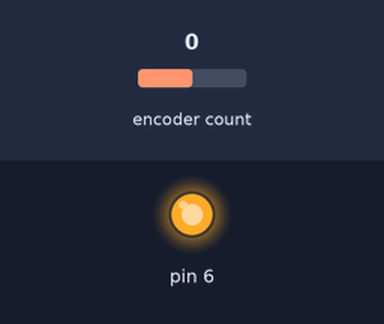
Bench run of a sketch on a simulated Arduino Uno, built with avr-gcc and run on an emulated ATmega328P. Shown: output pins drawn as LEDs (lit = HIGH). The test bench sets the inputs (shaded band); at power-on: encoder count 0.

Above: at 0.1 s.
Timing chart, 0 to 1.6 s (numbered marks = the images above):
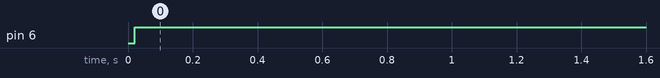

Measured:
- by itself, pin 6: LOW → HIGH at 0.02 s

The sketch:

Library_Test.ino
```cpp
#include "DC_MotorwEnc_Control.h"

DC_Motor motor1 = DC_Motor(6, 7, 8, 2, 3, 1925);

void setup() {
  motor1.initializeStates();
}

void loop() {
  motor1.setPwm(255);

}
```

DC_MotorwEnc_Control.cpp
```cpp
#include "DC_MotorwEnc_Control.h"


DC_Motor::DC_Motor(int pin1, int pin2, int pin_en, int pinA, int pinB, int clicks)
{
	Encoder temp(pinA, pinB);
	encoder = &temp;
	in1 = pin1;
	in2 = pin2;
	en = pin_en;
	encA = pinA;
	encB = pinB;
	CPR = clicks;
}

void DC_Motor::updateStates()//updates states one iteration
{

	for (int i = 2; i > 0; i--)
	{
		for (int j = 0; j < 4; j++)
		{
			states[j][i] = states[j][i-1]; //pushing states back
		}

	}

	states[0][0] = encoder->read();
	states[3][0] = millis();

	states[1][0] = (states[0][0] - states[0][1]) / (states[3][0] - states[3][1]); //new velocity
	states[2][0] = (states[1][0] - states[1][1]) / (states[3][0] - states[3][1]); //new acceleration


}

void DC_Motor::initializeStates()//runs through and fills initial state matrix, although, could probably just give time row values
{

	states[0][2] = encoder->read();
	states[3][2] = millis();
	delay(10);


	states[0][1] = encoder->read();
	states[3][1] = millis();
	delay(10);

	states[1][1] = (states[0][1] - states[0][2]) / (states[3][1] - states[3][2]); //differentiating velocity, in units of clicks per milli

	states[0][0] = encoder->read();
	states[3][0] = millis();

	states[1][0] = (states[0][0] - states[0][1]) / (states[3][0] - states[3][1]); //differentiating velocity, in units of clicks per milli

	states[2][0] = (states[1][0] - states[1][1]) / (states[3][0] - states[3][1]); //differentiating acceleration, in units of clicks per milli^2

	states[2][2] = 0;
	states[2][1] = 0;

	states[1][2] = 0;

}

void DC_Motor::speedControl(double desSpeed)
{
	updateStates();
	double err[2] = { desSpeed - states[1][0], desSpeed - states[1][1] };
	setPwm(currentPwm + (kp_vel * err[0] + kd_vel*(err[1]-err[0])/(states[3][0]-states[3][1])));
}

void DC_Motor::angleControl(double desAngle)
{
	updateStates();
	double err[2] = { desAngle - states[0][0], desAngle - states[0][1] };
	setPwm(kp_ang * err[0] + kd_ang*(err[1] - err[0]) / (states[3][0] - states[3][1]));

}

void DC_Motor::setPwm(double pwm)
{

	if (pwm > 255)
	{
		pwm = 255.;
	}
	else if (pwm < -255) //saturation conditions. Maybe flash led to indicate saturation?? Later
	{
		pwm = -255;
	}

	if (pwm < 0.)
	{
		digitalWrite(in2, HIGH);
		analogWrite(in1, 255 + pwm);
	}
	else if (pwm == 0)
	{
		digitalWrite(en, LOW);
		digitalWrite(in2, LOW);
		digitalWrite(in1, LOW);
	}
	else
	{
		digitalWrite(in2, LOW);
		analogWrite(in1, pwm);
	}

	currentPwm = pwm;

}

void DC_Motor::setPD_vel(double gains[2])
{
	kp_vel = gains[0];
	kd_vel = gains[1];
}

void DC_Motor::setPD_ang(double gains[2])
{
	kp_ang = gains[0];
	kd_ang = gains[1];
}
```

DC_MotorwEnc_Control.h
```cpp
#ifndef DC_MotorwEnc_Control
#define DC_MotorwEnc_Control

#include <Encoder.h>

class DC_Motor{
public:
	int in1;
	int in2;
	int en;
	int encA;
	int encB;
	int led_pin = -1;

	int CPR;
	DC_Motor();
	DC_Motor(int pin1, int pin2, int pin_en, int pinA, int pinB, int clicks);


	Encoder* encoder; //pointer to encoder object location

	double states[5][3]; // [state type][iteration #] state order (position(clicks), velocity(clicks/ms), acceleration(clicks/ms^2), time(ms))

	double currentPwm = 0;

	double kp_vel, kd_vel = 0;

	double kp_ang, kd_ang = 0;

	void updateStates(); //updates states one iteration

	void initializeStates(); //runs through and fills initial state matrix

	void speedControl(double desSpeed); //speed controller

	void angleControl(double desAngle); //angle controller (absolute)

	void setPwm(double pwm); //set motor speed and direction (-255 to 255) but can accept values outside this

	void setPD_vel(double gains[2]); //quick gain set command velocity control

	void setPD_ang(double gains[2]); //quick gain set command angle control


};

#endif
```
